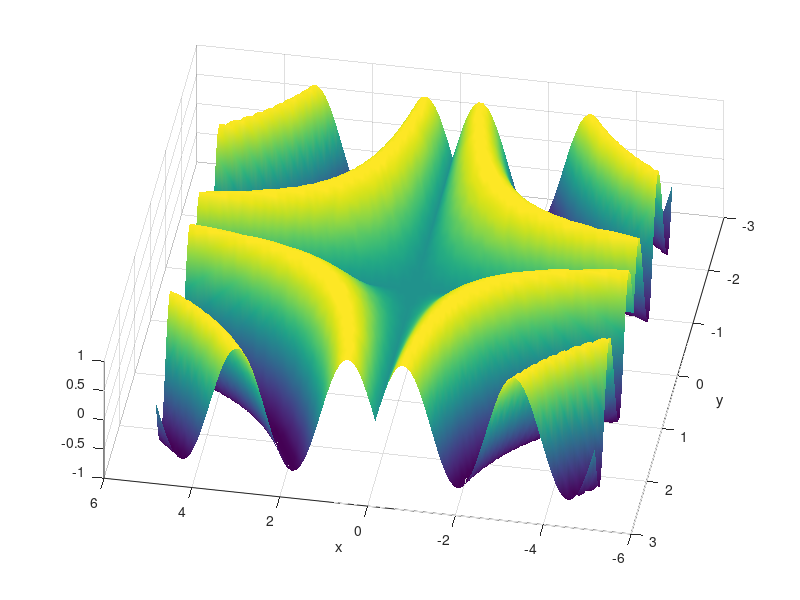

The MATLAB source for this figure:
% 20130426 XY511 16:25
% AbrahamX @ NWPU
% Comparison: Tranditional & Vectorizing Programming
% Function: z = sin(abs(x*y))

% Tranditional Approach
clear 
x = -5: 0.1: 5;  % x-coordinate
y = (-2.5: 0.1: 2.5)'  % y-coordinate
N = length(x);  % total num of x
M = length(y);  % total num of y
for ii = 1: M
  for jj = 1: N
    X0(ii, jj) = x(jj);
    Y0(ii, jj) = y(ii);
    Z0(ii, jj) = sin(abs(x(jj)*y(ii)));  % Calc z by brute force
  end
end

% Vectorzing Approach
[X, Y] = meshgrid(x, y);
Z = sin(abs(X .* Y));  % Just ONE line of command!

% Comparing. Will they be the same?
norm(Z-Z0)

% Plot. Graphing formulas is one of MATLAB's strengths...
surf(X, Y, Z)
xlabel('x')
ylabel('y')
shading interp
view([190, 70])  % Position viewing the plot.

% Comment: You will find loop is so RARELY used in MATLAB.
% For once you treat data in a MATrix format, they are so
% BEAUTIFUL. Math is beautiful, life is full of opportunities.
% Ph.D., for research, for true love. (Fuck you.)
